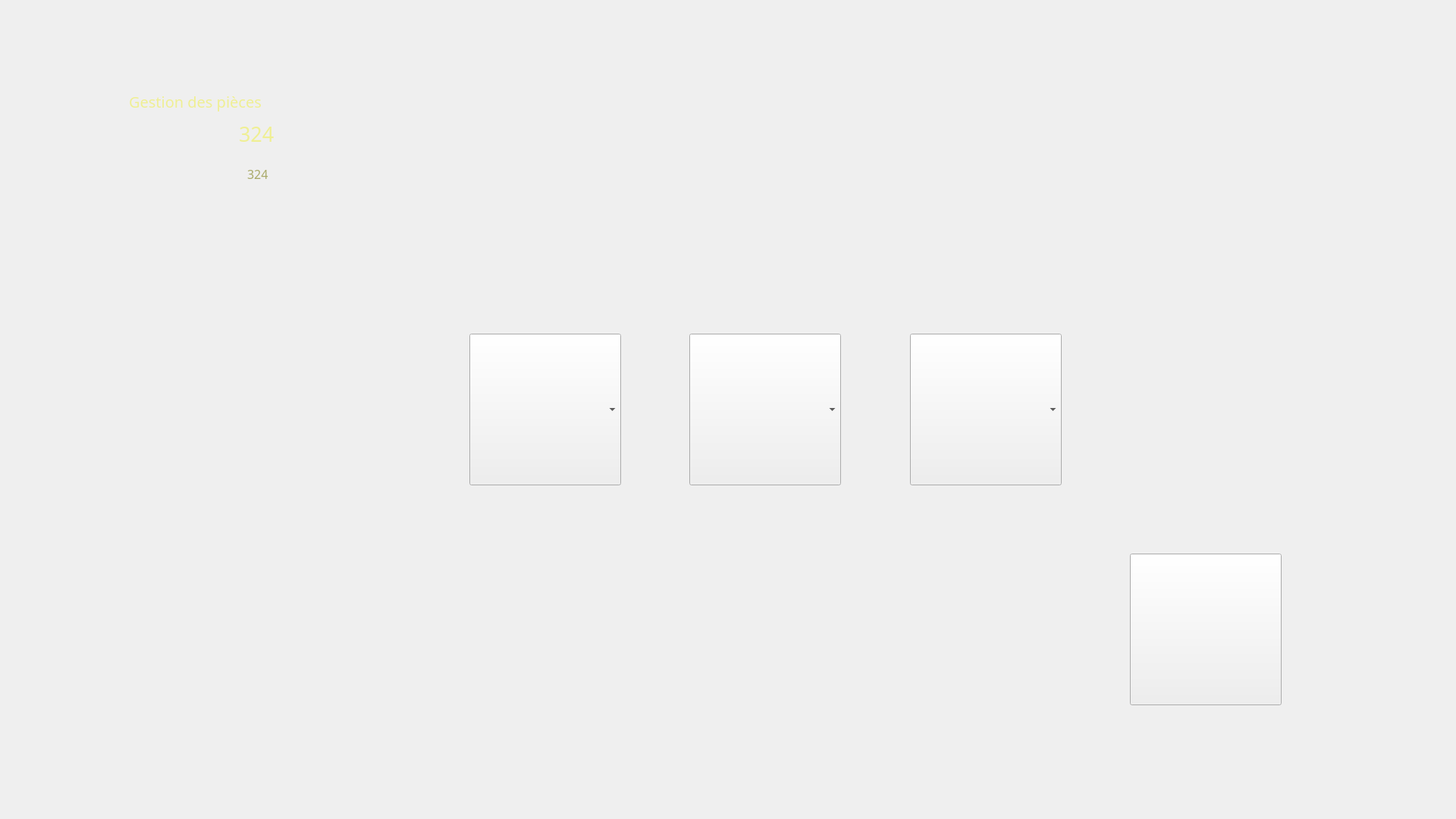
<?xml version="1.0" encoding="UTF-8"?>
<ui version="4.0">
 <class>Win_Alchemist</class>
 <widget class="QWidget" name="Win_Alchemist">
  <property name="geometry">
   <rect>
    <x>0</x>
    <y>0</y>
    <width>1920</width>
    <height>1080</height>
   </rect>
  </property>
  <property name="windowTitle">
   <string>Form</string>
  </property>
  <layout class="QVBoxLayout" name="verticalLayout_2">
   <property name="spacing">
    <number>0</number>
   </property>
   <property name="leftMargin">
    <number>120</number>
   </property>
   <property name="topMargin">
    <number>30</number>
   </property>
   <property name="rightMargin">
    <number>230</number>
   </property>
   <property name="bottomMargin">
    <number>150</number>
   </property>
   <item>
    <layout class="QHBoxLayout" name="horizontalLayout_6" stretch="1,3">
     <property name="spacing">
      <number>20</number>
     </property>
     <item>
      <layout class="QVBoxLayout" name="verticalLayout_5">
       <property name="spacing">
        <number>50</number>
       </property>
       <property name="topMargin">
        <number>80</number>
       </property>
       <property name="bottomMargin">
        <number>100</number>
       </property>
       <item>
        <layout class="QVBoxLayout" name="verticalLayout">
         <property name="spacing">
          <number>3</number>
         </property>
         <property name="topMargin">
          <number>10</number>
         </property>
         <item>
          <layout class="QHBoxLayout" name="horizontalLayout_2">
           <property name="leftMargin">
            <number>50</number>
           </property>
           <item>
            <widget class="QLabel" name="titreCoins">
             <property name="sizePolicy">
              <sizepolicy hsizetype="Maximum" vsizetype="Preferred">
               <horstretch>0</horstretch>
               <verstretch>0</verstretch>
              </sizepolicy>
             </property>
             <property name="font">
              <font>
               <family>Papyrus</family>
               <pointsize>15</pointsize>
              </font>
             </property>
             <property name="styleSheet">
              <string notr="true">QLabel{
	color:#efef93;
}</string>
             </property>
             <property name="text">
              <string>Gestion des pièces</string>
             </property>
            </widget>
           </item>
           <item>
            <spacer name="horizontalSpacer_5">
             <property name="orientation">
              <enum>Qt::Horizontal</enum>
             </property>
             <property name="sizeHint" stdset="0">
              <size>
               <width>40</width>
               <height>20</height>
              </size>
             </property>
            </spacer>
           </item>
          </layout>
         </item>
         <item>
          <layout class="QHBoxLayout" name="horizontalLayout_4">
           <property name="spacing">
            <number>0</number>
           </property>
           <item>
            <spacer name="horizontalSpacer">
             <property name="orientation">
              <enum>Qt::Horizontal</enum>
             </property>
             <property name="sizeHint" stdset="0">
              <size>
               <width>40</width>
               <height>20</height>
              </size>
             </property>
            </spacer>
           </item>
           <item>
            <widget class="QLabel" name="image_coin">
             <property name="sizePolicy">
              <sizepolicy hsizetype="Fixed" vsizetype="Fixed">
               <horstretch>0</horstretch>
               <verstretch>0</verstretch>
              </sizepolicy>
             </property>
             <property name="minimumSize">
              <size>
               <width>50</width>
               <height>50</height>
              </size>
             </property>
             <property name="maximumSize">
              <size>
               <width>50</width>
               <height>50</height>
              </size>
             </property>
             <property name="styleSheet">
              <string notr="true">QLabel{
	border-image:url(:/icons/coin_logo.png);
}</string>
             </property>
             <property name="text">
              <string/>
             </property>
            </widget>
           </item>
           <item>
            <widget class="QSpinBox" name="data_coin">
             <property name="sizePolicy">
              <sizepolicy hsizetype="Maximum" vsizetype="Minimum">
               <horstretch>0</horstretch>
               <verstretch>0</verstretch>
              </sizepolicy>
             </property>
             <property name="font">
              <font>
               <family>Mistral</family>
               <pointsize>20</pointsize>
               <weight>50</weight>
               <bold>false</bold>
              </font>
             </property>
             <property name="styleSheet">
              <string notr="true">QSpinBox {
	color:#efef93;
	border: no border;
	background-color:rgba(0,0,0,0);
}
</string>
             </property>
             <property name="alignment">
              <set>Qt::AlignCenter</set>
             </property>
             <property name="readOnly">
              <bool>true</bool>
             </property>
             <property name="buttonSymbols">
              <enum>QAbstractSpinBox::NoButtons</enum>
             </property>
             <property name="maximum">
              <number>99999</number>
             </property>
             <property name="value">
              <number>324</number>
             </property>
            </widget>
           </item>
           <item>
            <spacer name="horizontalSpacer_2">
             <property name="orientation">
              <enum>Qt::Horizontal</enum>
             </property>
             <property name="sizeHint" stdset="0">
              <size>
               <width>40</width>
               <height>20</height>
              </size>
             </property>
            </spacer>
           </item>
          </layout>
         </item>
         <item>
          <layout class="QHBoxLayout" name="horizontalLayout">
           <item>
            <spacer name="horizontalSpacer_3">
             <property name="orientation">
              <enum>Qt::Horizontal</enum>
             </property>
             <property name="sizeHint" stdset="0">
              <size>
               <width>40</width>
               <height>20</height>
              </size>
             </property>
            </spacer>
           </item>
           <item>
            <widget class="QLabel" name="image_coinTrading">
             <property name="sizePolicy">
              <sizepolicy hsizetype="Fixed" vsizetype="Fixed">
               <horstretch>0</horstretch>
               <verstretch>0</verstretch>
              </sizepolicy>
             </property>
             <property name="minimumSize">
              <size>
               <width>50</width>
               <height>50</height>
              </size>
             </property>
             <property name="maximumSize">
              <size>
               <width>50</width>
               <height>50</height>
              </size>
             </property>
             <property name="styleSheet">
              <string notr="true">QLabel{
	border-image:url(:/icons/coinTrading_icon.png);
}</string>
             </property>
             <property name="text">
              <string/>
             </property>
            </widget>
           </item>
           <item>
            <widget class="QSpinBox" name="data_coin_virtual">
             <property name="sizePolicy">
              <sizepolicy hsizetype="Maximum" vsizetype="Minimum">
               <horstretch>0</horstretch>
               <verstretch>0</verstretch>
              </sizepolicy>
             </property>
             <property name="font">
              <font>
               <family>Mistral</family>
               <pointsize>12</pointsize>
               <weight>50</weight>
               <bold>false</bold>
              </font>
             </property>
             <property name="styleSheet">
              <string notr="true">QSpinBox {
	color:#a9aa69;
	border: no border;	
	background-color:rgba(0,0,0,0);
}
</string>
             </property>
             <property name="alignment">
              <set>Qt::AlignCenter</set>
             </property>
             <property name="readOnly">
              <bool>true</bool>
             </property>
             <property name="buttonSymbols">
              <enum>QAbstractSpinBox::NoButtons</enum>
             </property>
             <property name="minimum">
              <number>-99999</number>
             </property>
             <property name="maximum">
              <number>99999</number>
             </property>
             <property name="value">
              <number>324</number>
             </property>
            </widget>
           </item>
           <item>
            <spacer name="horizontalSpacer_4">
             <property name="orientation">
              <enum>Qt::Horizontal</enum>
             </property>
             <property name="sizeHint" stdset="0">
              <size>
               <width>40</width>
               <height>20</height>
              </size>
             </property>
            </spacer>
           </item>
          </layout>
         </item>
        </layout>
       </item>
       <item>
        <spacer name="verticalSpacer">
         <property name="orientation">
          <enum>Qt::Vertical</enum>
         </property>
         <property name="sizeHint" stdset="0">
          <size>
           <width>20</width>
           <height>40</height>
          </size>
         </property>
        </spacer>
       </item>
       <item>
        <layout class="QVBoxLayout" name="layout_displayer">
         <property name="spacing">
          <number>0</number>
         </property>
         <property name="leftMargin">
          <number>0</number>
         </property>
         <property name="bottomMargin">
          <number>0</number>
         </property>
        </layout>
       </item>
       <item alignment="Qt::AlignHCenter">
        <widget class="QLabel" name="data_info">
         <property name="enabled">
          <bool>true</bool>
         </property>
         <property name="sizePolicy">
          <sizepolicy hsizetype="Fixed" vsizetype="Fixed">
           <horstretch>0</horstretch>
           <verstretch>0</verstretch>
          </sizepolicy>
         </property>
         <property name="minimumSize">
          <size>
           <width>300</width>
           <height>200</height>
          </size>
         </property>
         <property name="maximumSize">
          <size>
           <width>300</width>
           <height>200</height>
          </size>
         </property>
         <property name="font">
          <font>
           <family>Pristina</family>
           <pointsize>12</pointsize>
          </font>
         </property>
         <property name="text">
          <string/>
         </property>
        </widget>
       </item>
       <item>
        <spacer name="verticalSpacer_2">
         <property name="orientation">
          <enum>Qt::Vertical</enum>
         </property>
         <property name="sizeHint" stdset="0">
          <size>
           <width>20</width>
           <height>40</height>
          </size>
         </property>
        </spacer>
       </item>
      </layout>
     </item>
     <item>
      <layout class="QVBoxLayout" name="verticalLayout_7" stretch="1,0">
       <property name="spacing">
        <number>40</number>
       </property>
       <property name="topMargin">
        <number>120</number>
       </property>
       <item>
        <layout class="QVBoxLayout" name="layout_item_trader"/>
       </item>
       <item>
        <layout class="QHBoxLayout" name="horizontalLayout_5" stretch="1,0">
         <property name="spacing">
          <number>0</number>
         </property>
         <item>
          <layout class="QHBoxLayout" name="horizontalLayout_3">
           <property name="spacing">
            <number>0</number>
           </property>
           <property name="bottomMargin">
            <number>0</number>
           </property>
           <item>
            <spacer name="horizontalSpacer_9">
             <property name="orientation">
              <enum>Qt::Horizontal</enum>
             </property>
             <property name="sizeHint" stdset="0">
              <size>
               <width>40</width>
               <height>20</height>
              </size>
             </property>
            </spacer>
           </item>
           <item>
            <widget class="W_PotionCookingSlot" name="potionSlot_1">
             <property name="minimumSize">
              <size>
               <width>200</width>
               <height>200</height>
              </size>
             </property>
             <property name="maximumSize">
              <size>
               <width>200</width>
               <height>200</height>
              </size>
             </property>
            </widget>
           </item>
           <item>
            <spacer name="horizontalSpacer_6">
             <property name="orientation">
              <enum>Qt::Horizontal</enum>
             </property>
             <property name="sizeHint" stdset="0">
              <size>
               <width>40</width>
               <height>20</height>
              </size>
             </property>
            </spacer>
           </item>
           <item>
            <widget class="W_PotionCookingSlot" name="potionSlot_2">
             <property name="minimumSize">
              <size>
               <width>200</width>
               <height>200</height>
              </size>
             </property>
             <property name="maximumSize">
              <size>
               <width>200</width>
               <height>200</height>
              </size>
             </property>
            </widget>
           </item>
           <item>
            <spacer name="horizontalSpacer_7">
             <property name="orientation">
              <enum>Qt::Horizontal</enum>
             </property>
             <property name="sizeHint" stdset="0">
              <size>
               <width>40</width>
               <height>20</height>
              </size>
             </property>
            </spacer>
           </item>
           <item>
            <widget class="W_PotionCookingSlot" name="potionSlot_3">
             <property name="minimumSize">
              <size>
               <width>200</width>
               <height>200</height>
              </size>
             </property>
             <property name="maximumSize">
              <size>
               <width>200</width>
               <height>200</height>
              </size>
             </property>
            </widget>
           </item>
           <item>
            <spacer name="horizontalSpacer_8">
             <property name="orientation">
              <enum>Qt::Horizontal</enum>
             </property>
             <property name="sizeHint" stdset="0">
              <size>
               <width>40</width>
               <height>20</height>
              </size>
             </property>
            </spacer>
           </item>
          </layout>
         </item>
         <item alignment="Qt::AlignRight|Qt::AlignBottom">
          <widget class="QPushButton" name="button_validate">
           <property name="sizePolicy">
            <sizepolicy hsizetype="Fixed" vsizetype="Fixed">
             <horstretch>0</horstretch>
             <verstretch>0</verstretch>
            </sizepolicy>
           </property>
           <property name="minimumSize">
            <size>
             <width>200</width>
             <height>200</height>
            </size>
           </property>
           <property name="maximumSize">
            <size>
             <width>200</width>
             <height>200</height>
            </size>
           </property>
           <property name="styleSheet">
            <string notr="true"/>
           </property>
           <property name="text">
            <string/>
           </property>
          </widget>
         </item>
        </layout>
       </item>
      </layout>
     </item>
    </layout>
   </item>
  </layout>
 </widget>
 <customwidgets>
  <customwidget>
   <class>W_PotionCookingSlot</class>
   <extends>QComboBox</extends>
   <header>w_potioncookingslot.h</header>
  </customwidget>
 </customwidgets>
 <resources/>
 <connections/>
</ui>
